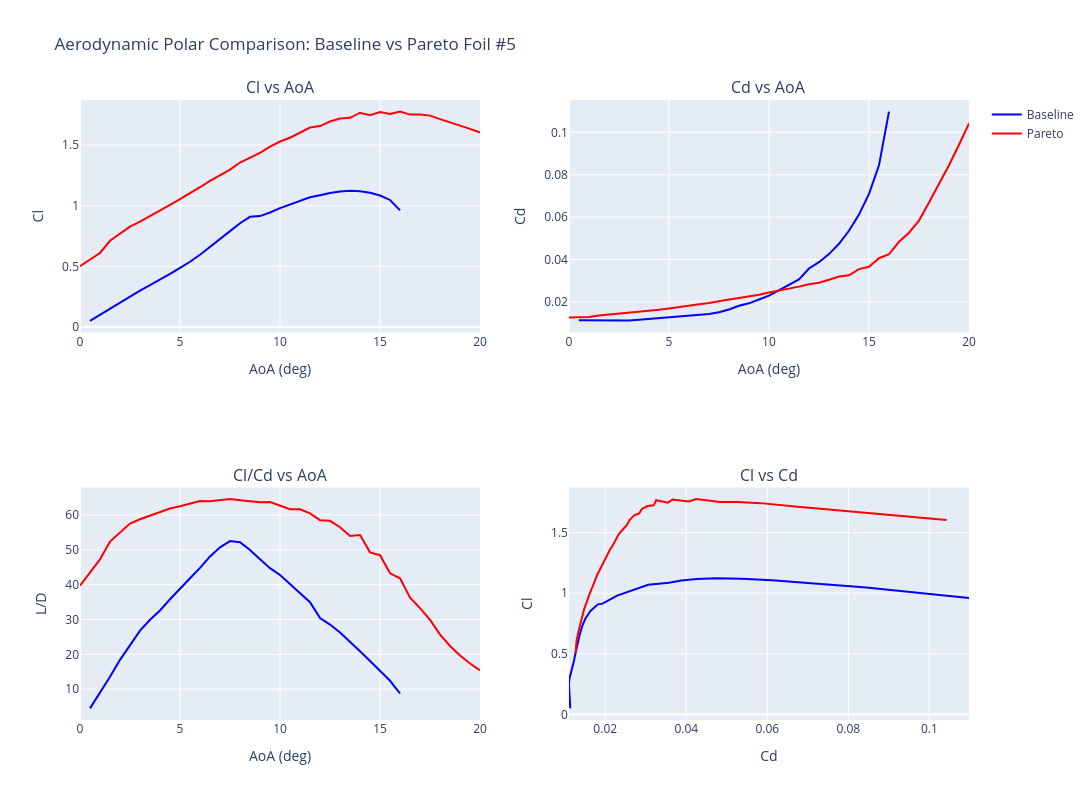

This figure's notebook cell:
### Code cell
# Load polar data for baseline and pareto foil
baseline_polar = np.genfromtxt("postProcess_data/baseline_Polar.txt", skip_header=12)
pareto_polar = np.genfromtxt(f"postProcess_data/pareto_Front_foil{desired_foil}_Polar.txt", skip_header=12)

# If either polar is empty, inform the user
if baseline_polar.size == 0:
    raise RuntimeError("Baseline polar file is empty or missing")
if pareto_polar.size == 0:
    raise RuntimeError("Pareto polar file is empty or missing")

baseline_aoa = baseline_polar[:, 0]
baseline_cl = baseline_polar[:, 1]
baseline_cd = baseline_polar[:, 2]
baseline_ld = baseline_cl / baseline_cd

pareto_aoa = pareto_polar[:, 0]
pareto_cl = pareto_polar[:, 1]
pareto_cd = pareto_polar[:, 2]
pareto_ld = pareto_cl / pareto_cd

# Create subplots: 2x2 grid
fig = make_subplots(
    rows=2, cols=2,
    subplot_titles=("Cl vs AoA", "Cd vs AoA", "Cl/Cd vs AoA", "Cl vs Cd")
)

# Cl vs AoA
fig.add_trace(go.Scatter(x=baseline_aoa, y=baseline_cl, mode='lines', name='Baseline', 
                         line=dict(color='blue', width=2)), row=1, col=1)
fig.add_trace(go.Scatter(x=pareto_aoa, y=pareto_cl, mode='lines', name='Pareto', 
                         line=dict(color='red', width=2)), row=1, col=1)

# Cd vs AoA
fig.add_trace(go.Scatter(x=baseline_aoa, y=baseline_cd, mode='lines', name='Baseline', 
                         line=dict(color='blue', width=2), showlegend=False), row=1, col=2)
fig.add_trace(go.Scatter(x=pareto_aoa, y=pareto_cd, mode='lines', name='Pareto', 
                         line=dict(color='red', width=2), showlegend=False), row=1, col=2)

# Cl/Cd vs AoA
fig.add_trace(go.Scatter(x=baseline_aoa, y=baseline_ld, mode='lines', name='Baseline', 
                         line=dict(color='blue', width=2), showlegend=False), row=2, col=1)
fig.add_trace(go.Scatter(x=pareto_aoa, y=pareto_ld, mode='lines', name='Pareto', 
                         line=dict(color='red', width=2), showlegend=False), row=2, col=1)

# Cl vs Cd
fig.add_trace(go.Scatter(x=baseline_cd, y=baseline_cl, mode='lines', name='Baseline', 
                         line=dict(color='blue', width=2), showlegend=False), row=2, col=2)
fig.add_trace(go.Scatter(x=pareto_cd, y=pareto_cl, mode='lines', name='Pareto', 
                         line=dict(color='red', width=2), showlegend=False), row=2, col=2)

# Update axes labels
fig.update_xaxes(title_text="AoA (deg)", row=1, col=1)
fig.update_yaxes(title_text="Cl", row=1, col=1)

fig.update_xaxes(title_text="AoA (deg)", row=1, col=2)
fig.update_yaxes(title_text="Cd", row=1, col=2)

fig.update_xaxes(title_text="AoA (deg)", row=2, col=1)
fig.update_yaxes(title_text="L/D", row=2, col=1)

fig.update_xaxes(title_text="Cd", row=2, col=2)
fig.update_yaxes(title_text="Cl", row=2, col=2)

fig.update_layout(title_text=f"Aerodynamic Polar Comparison: Baseline vs Pareto Foil #{desired_foil}",
                  template='plotly',
                  height=800,
                  width=1200,
                  hovermode='closest')

fig.show()

### Figure 1 — Plotly figure (JSON) as saved in the notebook; plotly's stock layout.template omitted (floating-point values rounded to 4 significant figures)
{"data": [{"line": {"color": "blue", "width": 2}, "mode": "lines", "name": "Baseline", "type": "scatter", "x": [0.5, 1.0, 1.5, 2.0, 2.5, 3.0, 3.5, 4.0, 4.5, 5.0, 5.5, 6.0, 6.5, 7.0, 7.5, 8.0, 8.5, 9.0, 9.5, 10.0, 11.5, 12.0, 12.5, 13.0, 13.5, 14.0, 14.5, 15.0, 15.5, 16.0], "xaxis": "x", "y": [0.051, 0.101, 0.1515, 0.2037, 0.2515, 0.2998, 0.346, 0.3902, 0.4389, 0.4886, 0.5387, 0.5963, 0.6589, 0.7229, 0.7911, 0.8557, 0.909, 0.9148, 0.9446, 0.9812, 1.07, 1.087, 1.106, 1.118, 1.123, 1.119, 1.107, 1.085, 1.048, 0.9617], "yaxis": "y"}, {"line": {"color": "red", "width": 2}, "mode": "lines", "name": "Pareto", "type": "scatter", "x": [0.0, 1.0, 1.5, 2.5, 3.0, 3.5, 4.0, 4.5, 5.0, 5.5, 6.0, 6.5, 7.0, 7.5, 8.0, 8.5, 9.0, 9.5, 10.0, 10.5, 11.0, 11.5, 12.0, 12.5, 13.0, 13.5, 14.0, 14.5, 15.0, 15.5, 16.0, 16.5, 17.0, 17.5, 18.0, 18.5, 19.0, 19.5, 20.0], "xaxis": "x", "y": [0.5024, 0.6107, 0.7117, 0.8277, 0.8691, 0.9131, 0.9574, 1.007, 1.055, 1.102, 1.153, 1.206, 1.25, 1.299, 1.357, 1.394, 1.437, 1.488, 1.53, 1.561, 1.605, 1.645, 1.657, 1.695, 1.719, 1.725, 1.768, 1.748, 1.774, 1.757, 1.776, 1.752, 1.753, 1.743, 1.715, 1.69, 1.663, 1.634, 1.604], "yaxis": "y"}, {"line": {"color": "blue", "width": 2}, "mode": "lines", "name": "Baseline", "showlegend": false, "type": "scatter", "x": [0.5, 1.0, 1.5, 2.0, 2.5, 3.0, 3.5, 4.0, 4.5, 5.0, 5.5, 6.0, 6.5, 7.0, 7.5, 8.0, 8.5, 9.0, 9.5, 10.0, 11.5, 12.0, 12.5, 13.0, 13.5, 14.0, 14.5, 15.0, 15.5, 16.0], "xaxis": "x2", "y": [0.01136, 0.01128, 0.01116, 0.01106, 0.01104, 0.01118, 0.01157, 0.01197, 0.01226, 0.01255, 0.01287, 0.0133, 0.0137, 0.01425, 0.01507, 0.0164, 0.01819, 0.01933, 0.02112, 0.02293, 0.03059, 0.03574, 0.03874, 0.04255, 0.0474, 0.05356, 0.0612, 0.07097, 0.08444, 0.1098], "yaxis": "y2"}, {"line": {"color": "red", "width": 2}, "mode": "lines", "name": "Pareto", "showlegend": false, "type": "scatter", "x": [0.0, 1.0, 1.5, 2.5, 3.0, 3.5, 4.0, 4.5, 5.0, 5.5, 6.0, 6.5, 7.0, 7.5, 8.0, 8.5, 9.0, 9.5, 10.0, 10.5, 11.0, 11.5, 12.0, 12.5, 13.0, 13.5, 14.0, 14.5, 15.0, 15.5, 16.0, 16.5, 17.0, 17.5, 18.0, 18.5, 19.0, 19.5, 20.0], "xaxis": "x2", "y": [0.01266, 0.01292, 0.01359, 0.01438, 0.01479, 0.01527, 0.01571, 0.01628, 0.01688, 0.01742, 0.01802, 0.01885, 0.01946, 0.02012, 0.02112, 0.02183, 0.02257, 0.02335, 0.02444, 0.02532, 0.02604, 0.02721, 0.02833, 0.02907, 0.03043, 0.03196, 0.03257, 0.03547, 0.0366, 0.04061, 0.04246, 0.04835, 0.05265, 0.05837, 0.06685, 0.07539, 0.08445, 0.09417, 0.1042], "yaxis": "y2"}, {"line": {"color": "blue", "width": 2}, "mode": "lines", "name": "Baseline", "showlegend": false, "type": "scatter", "x": [0.5, 1.0, 1.5, 2.0, 2.5, 3.0, 3.5, 4.0, 4.5, 5.0, 5.5, 6.0, 6.5, 7.0, 7.5, 8.0, 8.5, 9.0, 9.5, 10.0, 11.5, 12.0, 12.5, 13.0, 13.5, 14.0, 14.5, 15.0, 15.5, 16.0], "xaxis": "x3", "y": [4.489, 8.954, 13.58, 18.42, 22.78, 26.82, 29.9, 32.6, 35.8, 38.93, 41.86, 44.83, 48.09, 50.73, 52.5, 52.18, 49.97, 47.33, 44.73, 42.79, 34.98, 30.42, 28.54, 26.28, 23.69, 20.9, 18.09, 15.28, 12.41, 8.76], "yaxis": "y3"}, {"line": {"color": "red", "width": 2}, "mode": "lines", "name": "Pareto", "showlegend": false, "type": "scatter", "x": [0.0, 1.0, 1.5, 2.5, 3.0, 3.5, 4.0, 4.5, 5.0, 5.5, 6.0, 6.5, 7.0, 7.5, 8.0, 8.5, 9.0, 9.5, 10.0, 10.5, 11.0, 11.5, 12.0, 12.5, 13.0, 13.5, 14.0, 14.5, 15.0, 15.5, 16.0, 16.5, 17.0, 17.5, 18.0, 18.5, 19.0, 19.5, 20.0], "xaxis": "x3", "y": [39.68, 47.27, 52.37, 57.56, 58.76, 59.8, 60.94, 61.84, 62.49, 63.28, 63.99, 63.96, 64.23, 64.55, 64.24, 63.87, 63.66, 63.74, 62.59, 61.66, 61.64, 60.47, 58.51, 58.32, 56.49, 53.98, 54.27, 49.27, 48.46, 43.26, 41.84, 36.23, 33.29, 29.87, 25.65, 22.41, 19.69, 17.35, 15.38], "yaxis": "y3"}, {"line": {"color": "blue", "width": 2}, "mode": "lines", "name": "Baseline", "showlegend": false, "type": "scatter", "x": [0.01136, 0.01128, 0.01116, 0.01106, 0.01104, 0.01118, 0.01157, 0.01197, 0.01226, 0.01255, 0.01287, 0.0133, 0.0137, 0.01425, 0.01507, 0.0164, 0.01819, 0.01933, 0.02112, 0.02293, 0.03059, 0.03574, 0.03874, 0.04255, 0.0474, 0.05356, 0.0612, 0.07097, 0.08444, 0.1098], "xaxis": "x4", "y": [0.051, 0.101, 0.1515, 0.2037, 0.2515, 0.2998, 0.346, 0.3902, 0.4389, 0.4886, 0.5387, 0.5963, 0.6589, 0.7229, 0.7911, 0.8557, 0.909, 0.9148, 0.9446, 0.9812, 1.07, 1.087, 1.106, 1.118, 1.123, 1.119, 1.107, 1.085, 1.048, 0.9617], "yaxis": "y4"}, {"line": {"color": "red", "width": 2}, "mode": "lines", "name": "Pareto", "showlegend": false, "type": "scatter", "x": [0.01266, 0.01292, 0.01359, 0.01438, 0.01479, 0.01527, 0.01571, 0.01628, 0.01688, 0.01742, 0.01802, 0.01885, 0.01946, 0.02012, 0.02112, 0.02183, 0.02257, 0.02335, 0.02444, 0.02532, 0.02604, 0.02721, 0.02833, 0.02907, 0.03043, 0.03196, 0.03257, 0.03547, 0.0366, 0.04061, 0.04246, 0.04835, 0.05265, 0.05837, 0.06685, 0.07539, 0.08445, 0.09417, 0.1042], "xaxis": "x4", "y": [0.5024, 0.6107, 0.7117, 0.8277, 0.8691, 0.9131, 0.9574, 1.007, 1.055, 1.102, 1.153, 1.206, 1.25, 1.299, 1.357, 1.394, 1.437, 1.488, 1.53, 1.561, 1.605, 1.645, 1.657, 1.695, 1.719, 1.725, 1.768, 1.748, 1.774, 1.757, 1.776, 1.752, 1.753, 1.743, 1.715, 1.69, 1.663, 1.634, 1.604], "yaxis": "y4"}], "layout": {"annotations": [{"font": {"size": 16}, "showarrow": false, "text": "Cl vs AoA", "x": 0.225, "xanchor": "center", "xref": "paper", "y": 1, "yanchor": "bottom", "yref": "paper"}, {"font": {"size": 16}, "showarrow": false, "text": "Cd vs AoA", "x": 0.775, "xanchor": "center", "xref": "paper", "y": 1, "yanchor": "bottom", "yref": "paper"}, {"font": {"size": 16}, "showarrow": false, "text": "Cl/Cd vs AoA", "x": 0.225, "xanchor": "center", "xref": "paper", "y": 0.375, "yanchor": "bottom", "yref": "paper"}, {"font": {"size": 16}, "showarrow": false, "text": "Cl vs Cd", "x": 0.775, "xanchor": "center", "xref": "paper", "y": 0.375, "yanchor": "bottom", "yref": "paper"}], "height": 800, "hovermode": "closest", "title": {"text": "Aerodynamic Polar Comparison: Baseline vs Pareto Foil #5"}, "width": 1200, "xaxis": {"anchor": "y", "domain": [0, 0.45], "title": {"text": "AoA (deg)"}}, "xaxis2": {"anchor": "y2", "domain": [0.55, 1], "title": {"text": "AoA (deg)"}}, "xaxis3": {"anchor": "y3", "domain": [0, 0.45], "title": {"text": "AoA (deg)"}}, "xaxis4": {"anchor": "y4", "domain": [0.55, 1], "title": {"text": "Cd"}}, "yaxis": {"anchor": "x", "domain": [0.625, 1], "title": {"text": "Cl"}}, "yaxis2": {"anchor": "x2", "domain": [0.625, 1], "title": {"text": "Cd"}}, "yaxis3": {"anchor": "x3", "domain": [0, 0.375], "title": {"text": "L/D"}}, "yaxis4": {"anchor": "x4", "domain": [0, 0.375], "title": {"text": "Cl"}}}}
